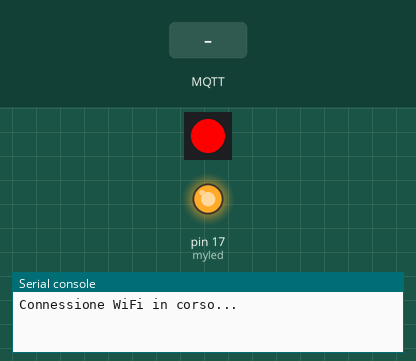
This program was run on a simulated MicroPython board. Shown: 1 RGB LEDs in strip order, left to right, output pins drawn as LEDs (lit = HIGH), the last lines printed to the serial console. The inputs (shaded band) are chosen by the test bench. WiFi joins after 1.5 s; no MQTT or app messages arrive unless stated.

Above: at 0.1 s.
At 3.3 s:
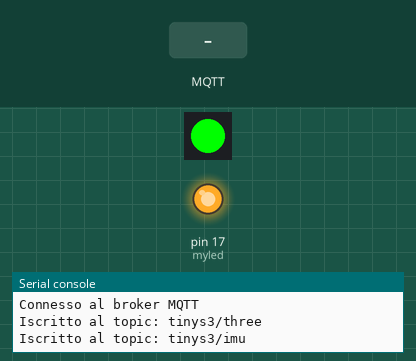
3.4 s: MQTT message "1" arrives on the first subscribed topic
4.9 s: MQTT message "on" arrives on the first subscribed topic
6.4 s: MQTT message "off" arrives on the first subscribed topic
Timing chart, 0 to 9.4 s (numbered marks = the images above; inputs shaded):
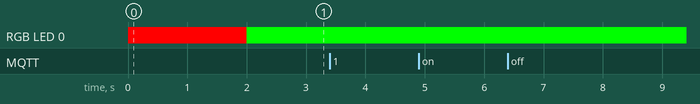

The program:

main.py
```python
from umqtt.simple import MQTTClient
import urequests
import ujson
import time
import network
import neopixel
from machine import Pin

#ssid = "Free WiFi Ca"
#password=""
ssid="iPhone di Michele"
password="ArchitetturaEdge"
#ClientID = "raspberry-sub"
server = "broker.mqtt-dashboard.com"
api_url = "http://57.129.55.123:3000/environment-events"

ClientID = "mqtt-to-api"
topics = {
    b'tinys3/three': {
        "token": "zh1IkgjZDRJuw85aSmZOPB",
        "url": "http://57.129.55.123:3000/operator-events"
    },
    b'tinys3/imu': {
        "token": "Abh9bAAYFcUUVEEfGsIhZx",
        "url": "http://57.129.55.123:3000/environment-events"
    }
}
myled =Pin(17,Pin.OUT)
myled.value(1)
leddata=18
num_leds=1
np =neopixel.NeoPixel(Pin(leddata),num_leds)
np[0] =(255,0,0)
np.write()


# Connessione WiFi
def connect_wifi(ssid, password):
    sta_if = network.WLAN(network.STA_IF)
    sta_if.active(True)
    sta_if.connect(ssid, password)
    while not sta_if.isconnected():
        print("Connessione WiFi in corso...")
        time.sleep(1)
    print("Connesso al WiFi:", sta_if.ifconfig())
    np[0]=(0,255,0)
    np.write()

# Funzione per convertire il timestamp in formato ISO 8601
def convert_to_iso_custom(timestamp):
    try:
        ts = int(timestamp)
        seconds = ts // 1000
        milliseconds = ts % 1000
        year, month, day, hour, minute, second = time.gmtime(seconds)[:6]
        return "{:04}-{:02}-{:02}T{:02}:{:02}:{:02}.{:03d}".format(
            year, month, day, hour, minute, second, milliseconds
        )
    except ValueError:
        print("Errore nella conversione del timestamp:", timestamp)
        return None

# Funzione per elaborare il messaggio e transformarlo in formato JSON
def process_mqtt_message(msg, token):
    try:
        parts = msg.decode("utf-8").split(",")  #divide il messaggio
        timestamp = convert_to_iso_custom(parts[0])  # usa la funzione per convertire il timestamp
        sensor_id = parts[1]
        event_type = parts[2]
        return {
            "token": token,
            "timestamp": timestamp,
            "sensorId": sensor_id,
            "eventType": event_type
        }
    except (IndexError, ValueError):
        print("Errore nell'elaborazione del messaggio:", msg)
        return None

# Funzione per inviare dati all'API
def send_data_to_api(data, url,mqtt_client):
    try:
        headers = {"Content-Type": "application/json"}
        response = urequests.post(url, json=data, headers=headers)
        print("Risposta API:", response.status_code, response.text)
        message=response.text
        mqtt_client.publish("tinys3/check",message.encode('utf-8'),qos=0)
        response.close()
    except Exception as e:
        print("Errore nell'invio della richiesta API:", e)

# Funzione di callback MQTT
def mqtt_callback(topic, msg):
    print("Messaggio ricevuto dal topic", topic.decode("utf-8"), ":", msg)
    topic_info = topics.get(topic, None)  # Ottieni il token e l'URL associati al topic
    if topic_info:
        token = topic_info["token"]
        url = topic_info["url"]
        data = process_mqtt_message(msg, token)
        if data:
            print(data)
            send_data_to_api(data, url,mqtt_client)
    else:
        print("Nessuna configurazione associata al topic:", topic.decode("utf-8"))

# Configura e avvia il client MQTT
def setup_mqtt(client_id, server):
    client = MQTTClient(client_id, server)
    client.set_callback(mqtt_callback)
    client.connect()
    print("Connesso al broker MQTT")
    for topic in topics.keys():
        client.subscribe(topic)  # Iscrizione a tutti i topic
        print("Iscritto al topic:", topic.decode("utf-8"))
    return client


connect_wifi(ssid, password)
mqtt_client = setup_mqtt(ClientID, server)
while True:
    mqtt_client.wait_msg()
    print("In attesa di messaggi MQTT...")
```
